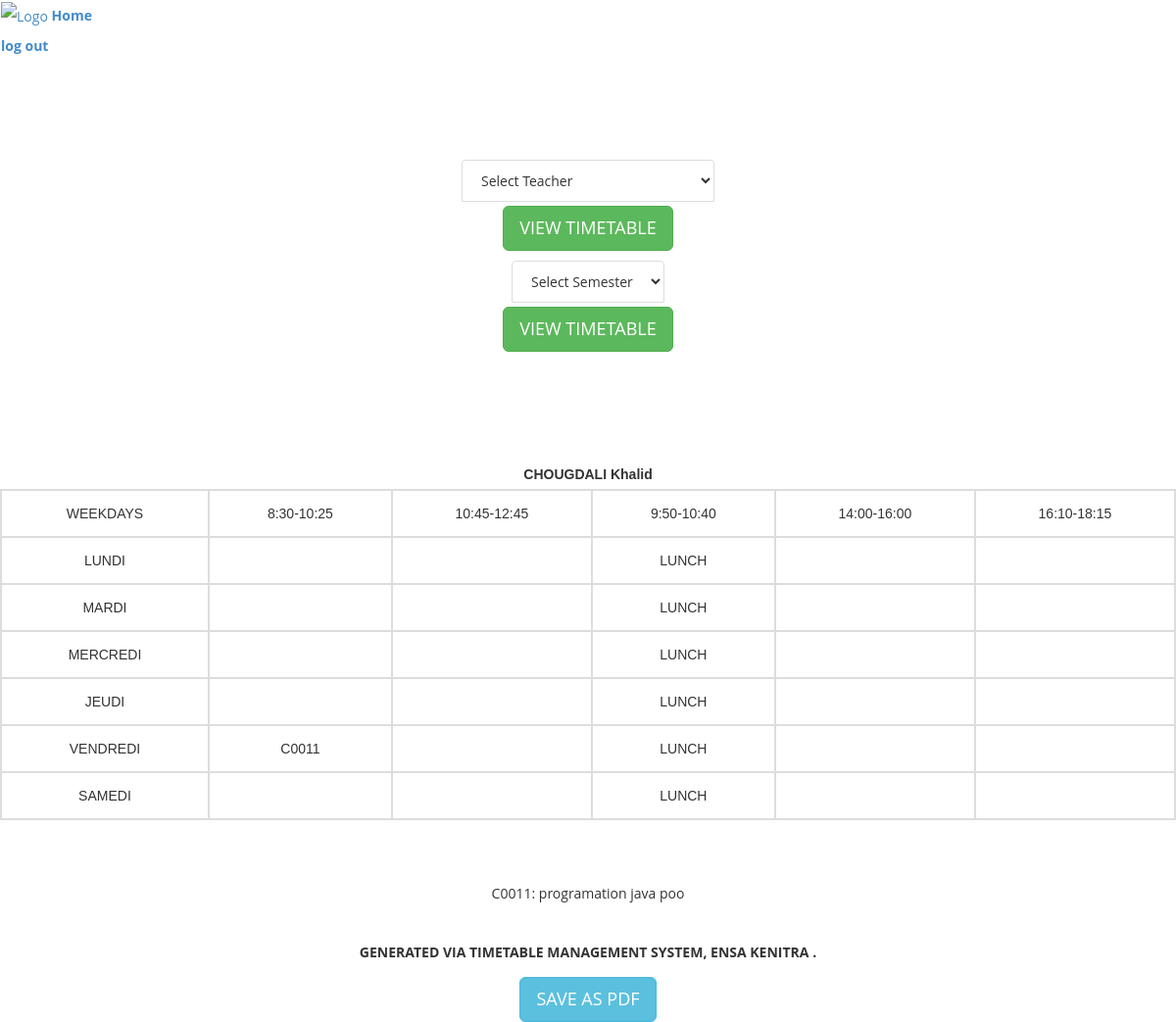
/facultypage.php (signed in), run on the app's committed database.
### tables this page shows
CREATE TABLE `t013` (
  `day` varchar(10) NOT NULL,
  `period1` varchar(30) DEFAULT NULL,
  `period2` varchar(30) DEFAULT NULL,
  `period3` varchar(30) DEFAULT NULL,
  `period4` varchar(30) DEFAULT NULL,
  `period5` varchar(30) DEFAULT NULL,
  `period6` varchar(30) DEFAULT NULL
);

CREATE TABLE `module` (
  `id_module` varchar(10) NOT NULL,
  `nom_module` varchar(50) NOT NULL,
  `tp_cours` varchar(15) NOT NULL,
  `semester` int(1) NOT NULL,
  `department` varchar(50) NOT NULL,
  `estreserver` int(1) NOT NULL,
  `prof1` text NOT NULL,
  `prof2` text NOT NULL,
  `prof3` text NOT NULL
);

### facultypage.php (the view, shortened to what this page needs)
<!DOCTYPE html>
<html xmlns="http:
<head>
<style>
      .navbar {
        overflow: hidden;
        background-color: #4d72dd;
        font-family: Arial;
        display: flex;
        justify-content: space-between;
        align-items: center;
        padding: 0  40px;
      }
      .navbar a {
        color: white;
        text-decoration: none;
        margin-right: 20px;
        font-size: 18px;
        transition: all 0.2s ease;
      }
      .navbar a:hover {
        color: #ddd;
      }
      .navbar a.active {
        color: #4CAF50;
      }
      .navbar img {
        height: 50px;
        margin-right: 20px;
      }
      .navbar form {
        display: flex;
      }
      .navbar form input {
        border: none;
        padding: 10px;
        margin-right: 10px;
        font-size: 18px;
        border-radius: 5px;
      }
      .navbar form button {
        background-color: #097AC8;
        color: white;
        border: none;
        padding: 10px 20px;
        font-size: 18px;
        border-radius: 5px;
        cursor: pointer;
        transition: all 0.2s ease;
      }
      .navbar form button:hover {
        background-color: #3e8e41;
      }
    </style>
    <meta charset="utf-8"/>
    <link href="assets/css/bootstrap.css" rel="stylesheet"/>
    <link href="assets/css/font-awesome.min.css" rel="stylesheet"/>
    <link href="assets/css/flexslider.css" rel="stylesheet"/>
    <link href="assets/css/style.css" rel="stylesheet"/>
</head>
<body>
<div class="navbar">
      <a href="db.php">
        <img src="photo\cropped-ensak-logo.png" alt="Logo">
        <strong><a href="db.php">Home</a></strong>
      </a>
      <div class="s">
      <strong><a href="index.php">log out</a></strong>
    </div>
    </div>
<form action="facultypage.php" method="post">
    <div style="margin-top: 100px" align="center">
        <select name="select_teacher" class="list-group-item">
            <option selected disabled>Select Teacher</option>
        </select>
        <button type="submit" id="viewteacher" class="btn btn-success btn-lg" style="margin-top: 5px">VIEW TIMETABLE
        </button>
    </div>
</form>
<form action="facultypage.php" method="post">
    <div align="center" style="margin-top: 10px">
        <select name="select_semester" class="list-group-item">
            <option selected disabled>Select Semester</option>
        </select>
        <button type="submit" id="viewsemester" style="margin-top: 5px" class="btn btn-success btn-lg">VIEW TIMETABLE
        </button>
    </div>
</form>
<div>
    <br>
    <div id="TT" style="background-color: #FFFFFF">
        <table border="2" cellspacing="3" align="center" id="timetable">
            <caption><strong><br><br>
                    <?php
                    if (isset($_POST['select_semester'])) {
                        echo "COMPUTER ENGINEERING DEPARTMENT SEMESTER " . $_POST['select_semester'] . " ";
                        $year = (int)($_POST['select_semester'] / 2) + $_POST['select_semester'] % 2;
                        $r = mysqli_fetch_assoc(mysqli_query(mysqli_connect("localhost", "root", "", "ttms"), "SELECT * from classe
                        WHERE status = '$year'"));
                        echo " ( " . $r['nom_salle'], " ) ";
                    } else if (isset($_POST['select_teacher'])) {
                        $id = $_POST['select_teacher'];
                        $r = mysqli_fetch_assoc(mysqli_query(mysqli_connect("localhost", "root", "", "ttms"), "SELECT * from professeur
                        WHERE id_prof = '$id'"));
                        echo $r['nom_prof'];
                    } else if (isset($_SESSION['loggedin_name'])) {
                        echo $_SESSION['loggedin_name'];
                    }
                    ?>
                </strong></caption>
            <tr>
                <td style="text-align:center">WEEKDAYS</td>
                <td style="text-align:center">8:30-10:25</td>
                <td style="text-align:center">10:45-12:45</td>
                <td style="text-align:center">9:50-10:40</td>
                <td style="text-align:center">14:00-16:00</td>
                <td style="text-align:center">16:10-18:15</td>
            </tr>
            <tr>
                <?php
                $table = null;
                if (isset($_POST['select_semester'])) {
                    $table = " semester" . $_POST['select_semester'] . " ";
                } else if (isset($_POST['select_teacher'])) {
                    $table = " " . $_POST['select_teacher'] . " ";
                } else if (isset($_SESSION['loggedin_id'])) {
                    $table = " " . $_SESSION['loggedin_id'] . " ";
                } else
                    echo '</table>';
                if (isset($_POST['select_semester']) || isset($_POST['select_teacher']) || isset($_SESSION['loggedin_id'])) {
                    $q = mysqli_query(mysqli_connect("localhost", "root", "", "ttms"),
                        "SELECT * FROM" . $table);
                    $qq = mysqli_query(mysqli_connect("localhost", "root", "", "ttms"),
                        "SELECT * FROM module");
                    $days = array('LUNDI', 'MARDI', 'MERCREDI', 'JEUDI', 'VENDREDI', 'SAMEDI');
                    $i = -1;
                    $str = "<br>";
                    if (isset($_POST['select_semester'])) {
                        while ($r = mysqli_fetch_assoc($qq)) {
                            if ($r['estreserver'] == 1 && $r['semester'] == $_POST['select_semester']) {
                                $str .= $r['id_module'] . ": " . $r['nom_module'] . " ";
                                if (isset($r['prof1'])) {
                                    $id = $r['prof1'];
                                    $qqq = mysqli_query(mysqli_connect("localhost", "root", "", "ttms"),
                                        "SELECT * FROM professeur WHERE id_prof = '$id'");
                                    $rr = mysqli_fetch_assoc($qqq);
                                    $str .= " " . $rr['alias'] . ": " . $rr['nom_prof'] . " ";
                                }
                                if ($r['course_type'] !== "LAB") {
                                    $str .= "<br>";
                                    continue;
                                } else {
                                    $str .= ", ";
                                }
                                if (isset($r['prof2'])) {
                                    $id = $r['prof2'];
                                    $qqq = mysqli_query(mysqli_connect("localhost", "root", "", "ttms"),
                                        "SELECT * FROM professeur WHERE id_prof = '$id'");
                                    $rr = mysqli_fetch_assoc($qqq);
                                    $str .= " " . $rr['alias'] . ": " . $rr['nom_prof'] . ", ";
                                }
                                if (isset($r['prof3'])) {
                                    $id = $r['prof3'];
                                    $qqq = mysqli_query(mysqli_connect("localhost", "root", "", "ttms"),
                                        "SELECT * FROM professeur WHERE id_prof = '$id'");
                                    $rr = mysqli_fetch_assoc($qqq);
                                    $str .= " " . $rr['alias'] . ": " . $rr['nom_prof'] . "<br>";
                                }
                            }
                        }
                    } else if (isset($_POST['select_teacher']) || isset($_SESSION['loggedin_id'])) {
                        if (isset($_POST['select_teacher'])) {
                            $tid = $_POST['select_teacher'];
                        } else {
                            $tid = $_SESSION['loggedin_id'];
                        }
                        while ($r = mysqli_fetch_assoc($qq)) {
                            if ($r['estreserver'] == 1 && $r['prof1'] == $tid) {
                                $str .= $r['id_module'] . ": " . $r['nom_module'] . " <br>";
                            } else if ($r['estreserver'] == 1 && isset($r['prof2']) && $r['prof2'] == $tid) {
                                $str .= $r['id_module'] . ": " . $r['nom_module'] . " <br>";
                            } else if ($r['estreserver'] == 1 && isset($r['prof3']) && $r['prof3'] == $tid) {
                                $str .= $r['id_module'] . ": " . $r['nom_module'] . " <br>";
                            }
                        }
                    }
                    while ($row = mysqli_fetch_assoc($q)) {
                        $i++;
                        echo "
                 <tr><td style=\"text-align:center\">$days[$i]</td>
                 <td style=\"text-align:center\">{$row['period1']}</td>
                <td style=\"text-align:center\">{$row['period2']}</td>
                <td style=\"text-align:center\">LUNCH</td>
                <td style=\"text-align:center\">{$row['period3']}</td>
                 <td style=\"text-align:center\">{$row['period4']}</td>
                </tr>\n";
                    }
                    echo '</table>';
                    $sign = "GENERATED VIA TIMETABLE MANAGEMENT SYSTEM, ENSA KENITRA .";
                    echo "<div align=\"center\">" . "<br>" . $str . "<br>
                            <strong>" . $sign . "<br></strong></div>";
                }
                ?>
    </div>
</div>
<div align="center" style="margin-top: 10px">
    <button id="saveaspdf" class="btn btn-info btn-lg" onclick="gendf()">SAVE AS PDF</button>
</div>
</body>
</html>

### facultypage.php (style rules this page uses)
table { margin-top: 20px; font-family: arial, sans-serif; border-collapse: collapse; width: 100%; }
td, th { border: 2px solid #dddddd; text-align: left; padding: 8px; }
tr:nth-child(even) { background-color: #ffffff; }
tr:nth-child(odd) { background-color: #ffffff; }

### data on the page
t013: i "LUNDI"
t013: i "MARDI"
t013: i "MERCREDI"
t013: i "JEUDI"
t013: i "VENDREDI", period1 "C0011"
t013: i "SAMEDI"
module: id_module "C0011", nom_module "programation java poo"

### other printed values
$_SESSION['loggedin_name'] "CHOUGDALI Khalid"
$sign "GENERATED VIA TIMETABLE MANAGEMENT SYSTEM, ENSA KENITRA ."
